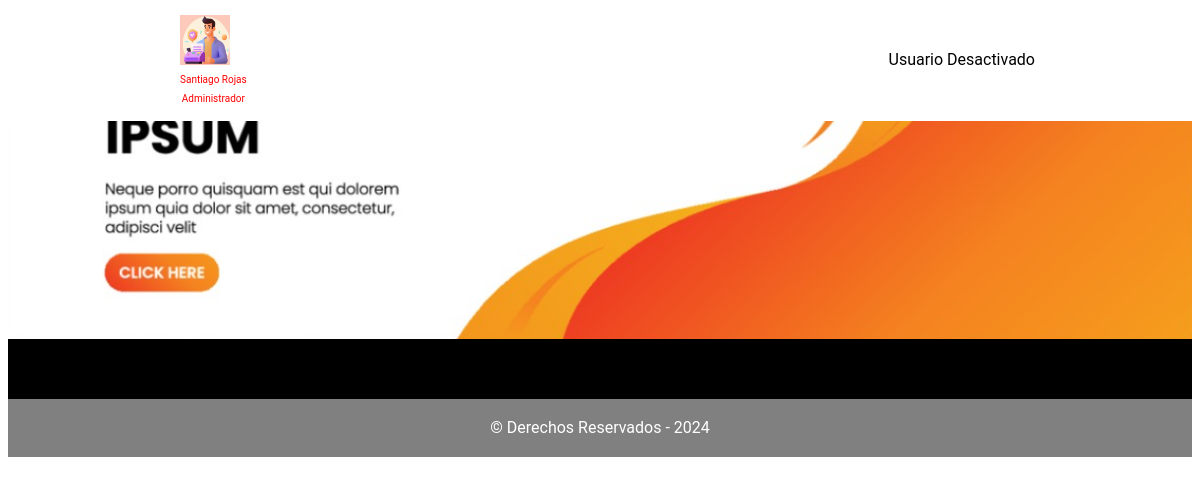
Page /Registro/php/pantalla_inicial.php?usuarioId=1 on the committed database.
### tables this page shows
CREATE TABLE `usuariodatos`  (
  `usuarioDatosId` int NOT NULL AUTO_INCREMENT,
  `usuarioId` int NOT NULL,
  `UsuarioDatosNombre` text NOT NULL,
  `UsuarioDatosApellido` text NOT NULL,
  PRIMARY KEY (`usuarioDatosId`) USING BTREE
);

CREATE TABLE `permisos`  (
  `permisosId` int NOT NULL AUTO_INCREMENT,
  `usuarioId` int NOT NULL,
  `permisoNombre` text NOT NULL,
  `permisoCod` int NOT NULL,
  `permisoActivo` int NOT NULL DEFAULT 1,
  PRIMARY KEY (`permisosId`) USING BTREE
);

### Registro/php/pantalla_inicial.php (the view, shortened to what this page needs)
<?php
	include("../conn/conecmysql.php");
	$usuario_id = $_REQUEST['usuarioId'];
	$usuario_activo = $_REQUEST['usuarioActivo'];
	$sql = "SELECT * FROM usuariodatos WHERE usuarioId = '$usuario_id'";
	$query = mysqli_query($conexion, $sql);
	while ($row = mysqli_fetch_array($query)){
		$usuario_nombre = $row['UsuarioDatosNombre'];
		$usuario_apellido = $row['UsuarioDatosApellido'];
	}
	$sql2 = "SELECT * FROM permisos WHERE usuarioId = '$usuario_id'";
	$query2 = mysqli_query($conexion, $sql2);
	while ($row2 = mysqli_fetch_array($query2)){
		$permiso_nombre = $row2['permisoNombre'];
		$permiso_cod = $row2['permisoCod'];
	}
?>
<!DOCTYPE html>
<html>
<head>
	<link rel="stylesheet" type="text/css" href="../css/normalize.css">
	<link rel="stylesheet" type="text/css" href="../css/style.css">
</head>
<body>
	<header>
	<div class='container'>
		<a href="../index.php">
			<img src="../img/logo.png" height="50px" class="header-logo">
			<div align="center"><font size="1px"><?=$usuario_nombre." ".$usuario_apellido?></font>
			</div>
			<div align="center"><font size="1px"><?=$permiso_nombre?></font>
			</div>
		</a>
		<?php
			if($usuario_activo==1){
		?>
		<nav>
			<a href='pantalla_inicial.php?usuarioId=<?=$usuario_id ?>&usuarioActivo=<?=$usuario_activo?>'>Inicio</a>
			<a href="datos.php?usuarioId=<?=$usuario_id ?>&usuarioActivo=<?=$usuario_activo?>">Datos Personales</a>
			<a href="registro.php?usuarioId=<?=$usuario_id ?>&usuarioActivo=<?=$usuario_activo?>">Registros</a>
			<?php
			if($permiso_cod==1){
			?>
			<a href="usuarios.php?usuarioId=<?=$usuario_id ?>&usuarioActivo=<?=$usuario_activo?>">Usuarios</a>
			<?php } ?>
		</nav>
	<?php }else{
		echo "Usuario Desactivado";
	} ?>
	</div>
</header>
<main>
		<section id="inicio">
			<img src="../img/banner.png">
			<div class="bloque-inicio">
				<h1>Bienvenido </h1>
			</div>
		</section>
</main>
</body>
<footer>
			<div class="barra-footer">
				&copy; Derechos Reservados - 2024
			</div>
	</footer>
</html>

### Registro/css/style.css (style rules this page uses)
* { box-sizing: border-box; }
body { font-family: Roboto; background-image: url(); background-repeat: no-repeat; background-position: center; }
a { display: inline-block; }
header { padding: 15px 0; position: fixed; top: 0; left: 0; width: 100%; z-index: 2; background-color: white; }
header .container { display: flex; justify-content: space-between; align-items: center; }
header .container .header-logo { width: 50px; }
header .container a { color: red; text-decoration: none; margin: 0 15px; }
.container { width: 900px; margin: 0 auto; padding-right: 15px; padding-left: 15px; position: relative; }
#inicio { position: relative; }
#inicio img { width: 100%; display: block; }
#inicio .bloque-inicio { position: absolute; top: 35%; left: 50%; width: 400px; text-align: center; margin-left: -200px; }
#inicio .bloque-inicio h1 { color: white; font-size: 30px; }
footer { background-color: rgb(0, 0, 0); color: rgb(255, 255, 255); padding-top: 60px; }
footer .barra-footer { background-color: grey; text-align: center; padding-left: 15px; padding-right: 15px; padding-top: 20px; padding-bottom: 20px; }

### rows in the picture
usuariodatos: UsuarioDatosNombre "Santiago", UsuarioDatosApellido "Rojas"
permisos: permisoNombre "Administrador"
